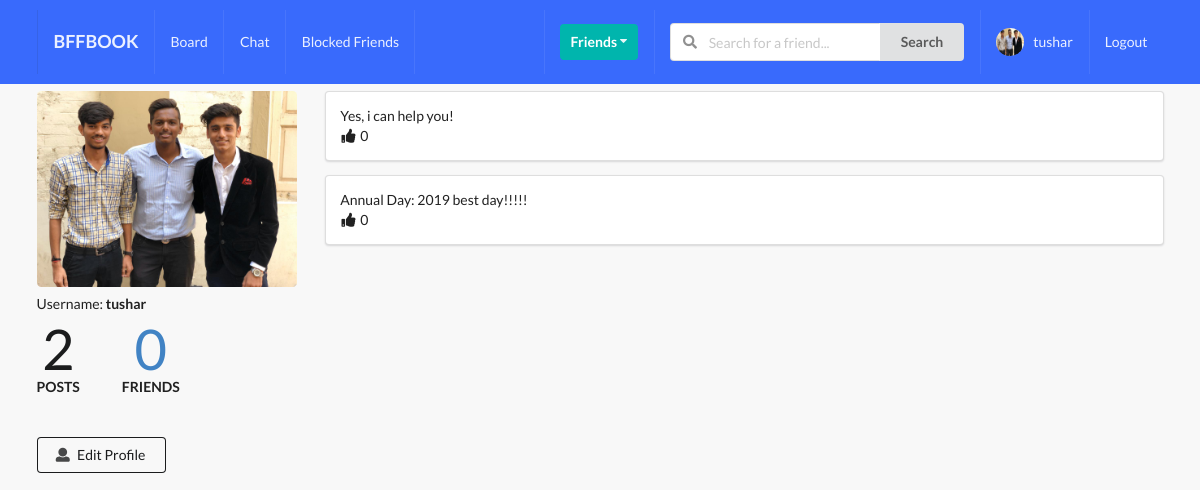
The page /profile/tushar/ (signed in) on the database its author committed.
### profiles/models.py (models this page shows, shortened)
class Profile(models.Model):
	first_name = models.CharField(max_length = 200, blank=True)
	last_name = models.CharField(max_length = 200, blank=True)
	user = models.OneToOneField(User, on_delete=models.CASCADE)
	bio = models.TextField(max_length = 300, default="No Bio..")
	email = models.EmailField()
	coutry = models.CharField(max_length = 200, blank=True)
	avtar = models.ImageField(default = 'avtar/avtar.jpg', upload_to='avtar/')
	friends = models.ManyToManyField(User, blank=True, related_name='friends')
	blocked_users = models.ManyToManyField(User, blank=True, related_name='blocked_users')
	slug = models.SlugField(unique = True, blank=True)
	updated = models.DateTimeField(auto_now = True)
	created = models.DateTimeField(auto_now_add = True)
	objects = ProfileManager()
	def get_friend_no(self):
		return self.friends.all().count()
	def get_posts_no(self):
		print(self.post_set.all())
		return self.post_set.all().count()
	def get_posts(self):
		return self.post_set.all()
	__initial_first_name = None
	__initial_last_name = None
	def __init__(self, *args, **kwargs):
		super().__init__(*args, **kwargs)
		self.__initial_first_name = self.first_name
		self.__initial_last_name = self.last_name

### post/models.py (models this page shows, shortened)
class Post(models.Model):
	content = models.TextField()
	image = models.ImageField(blank=True, validators = [FileExtensionValidator(['jpg', 'png', 'jpeg'])], upload_to='posts/')
	liked = models.ManyToManyField(Profile, blank=True, related_name="likes")
	updated = models.DateTimeField(auto_now=True)
	created = models.DateTimeField(auto_now_add=True)
	author = models.ForeignKey(Profile, on_delete=models.CASCADE)
	def __str__(self):
		return str(self.content[:20])
	def get_likes_no(self):
		return self.liked.all().count()
	class Meta:
		ordering = ('-created',)

### profiles/views.py (the view)
# urls.py: path('<slug>/', ProfileDetailView.as_view(), name='profile-detail-view'),
class ProfileDetailView(LoginRequiredMixin, DetailView):
	model = Profile
	template_name = 'profiles/detail.html'
	def get_object(self, slug = None):
		slug = self.kwargs.get('slug')
		profile = Profile.objects.get(slug = slug)
		return profile
	def get_context_data(self, **kwargs):
		context = super().get_context_data(**kwargs)
		slug = self.kwargs.get('slug')
		user = User.objects.get(username__iexact=self.request.user)
		profile = Profile.objects.get(user = user)
		blocked = profile.blocked_users.all()
		print("block users", blocked)
		if profile.slug == slug:
			myprof = True
		else:
			myprof = False
		print("myprof", myprof)
		rel_r = Relationship.objects.filter(sender = profile)
		rel_s = Relationship.objects.filter(receiver = profile)
		rel_sender = []
		rel_receiver = []
		for item in rel_r:
			rel_receiver.append(item.receiver.user)
		for item in rel_s:
			rel_sender.append(item.sender.user)
		context["rel_receiver"] = rel_receiver
		context["rel_sender"] = rel_sender
		context["myprof"] = myprof
		context["blocked"] = blocked
		context['posts'] = self.get_object().get_posts()
		context['length'] = True if len(self.get_object().get_posts()) > 0 else False
		return context

### profiles/context_processor.py (called while the page is built)
def profile_pic(request):
	if request.user.is_authenticated:
		profile = Profile.objects.get(user = request.user)
		picture = profile.avtar
		return {'picture': picture}
	return {}

def get_counter(request):
	if request.user.is_authenticated:
		profile = Profile.objects.get(user = request.user)
		count = Relationship.objects.get_invitation(profile).count()
		return {'count': count}
	return {}

### profiles/models.py (called while the page is built)
	def get_invitation(self, receiver):
		obj = Relationship.objects.filter(status = 'send', receiver=receiver)
		return obj

### profiles/templates/profiles/detail.html (shortened to what this page needs)
{% extends 'base.html' %}
{% block content %}
<div class="ui grid">
	<br>
	<div class="row">
		<div class="four wide column">
			<img src="{{object.avtar.url}}" class="ui medium rounded image" style="margin-bottom: 7px;">
			 Username: <b>{{object.user}}</b>
			 <div class="row mt-5">
                    <div class="ui statistics">
                        <div class="statistic">
                            <div class="value">
                              {{object.get_posts_no}}
                            </div>
                            <div class="label">
                              Posts
                            </div>
                          </div>
                          <div class="statistic">
                            <div class="value">
                             <a href="{% url 'profiles:followers' object.pk %}">{{object.get_friend_no}}</a>
                            </div>
                            <div class="label">
                              Friends
                            </div>
                          </div>
                        </div>
                        <br>
                        <br>
                </div>
				{% if myprof %}
					<a href="{% url 'profiles:my-profile' %}"><button class="ui secondary basic button"><i class="user icon"></i>Edit Profile</button></a>
				{% elif request.user in object.blocked_users.all %}
				<h2> You're blocked from following {{object.user}}
		         {% endif %}
	</div>
		<div class="twelve wide column">
			{% if object.user in blocked %}
			<h2> You've blocked {{object.user}}, You can't see their posts.
			<center>{% elif request.user in object.blocked_users.all %}</center>
			<h2> You can't see {{object.user}}'s posts, they have blocked you! </h2>
			{% else %}
							{% if length %}
							{% for post in posts %}
								<div class="ui segment fluid">
									{{post.content}}<br>
									<i class="thumbs up icon"></i>{{post.get_likes_no}}
								</div>
							{% endfor %}
							{% endif %}
				{% endif %}
		</div>
	</div>
</div>
{% endblock content %}

### templates/main/navbar.html (shortened to what this page needs)
{% url 'posts:posts-home' as path_to_posts %}
{% url 'home-view' as path_to_home %}
{% url 'profiles:my-profile' as path_to_myprofile %}
{% url 'chat:chat-home' as path_to_chat %}
{% url 'profiles:block-friends' as path_to_block %}
<div class="ui inverted menu nav mb-7">
  <div class="ui container">
    <a href="{{path_to_posts}}" class="{% if request.path == path_to_home %}active{% endif %} item">
        <h3>BFFBOOK</h3>
    </a>
    {% if request.user.is_authenticated %}
    <a href="{{path_to_posts}}" class="{% if request.path == path_to_posts %}active{% endif %} item">
        Board
    </a>
    <a href="{{path_to_chat}}" class="{% if request.path == path_to_chat %}active{% endif %} item">
        Chat
    </a>
    <a href="{{path_to_block}}" class="{% if request.path == path_to_block %}active{% endif %} item">
        Blocked Friends
    </a>
    {% endif %}
    <div class="right menu">
        {% if request.user.is_authenticated %}
        <div class="item">
            <div class="ui floating dropdown icon button teal"> Friends
                <i class="dropdown icon"></i>
             </div>
        </div>
             <div class="item">
              <form action="{% url 'profiles:search' %}" method="GET">
                <div class="ui action left icon input">
                <input class="prompt" type="text" name='q' placeholder="Search for a friend...">
                <button type='submit' class="ui button">Search</button>
                </div>
            </form>
            </div>
            <a href="{{path_to_myprofile}}" class="{% if request.path == path_to_myprofile %}active{% endif %} item">
                <img class="ui avatar image" src="{{picture.url}}"> &nbsp;
                 {{ request.user }}
            </a>
            <a href="{% url 'account_logout' %}" class="ui item">
                Logout
            </a>
        {% else %}
        <a href="{% url 'account_login' %}" class="ui item">
                Login
            </a>
        {% endif %}
    </div>
  </div>
</div>

### static/style.css (style rules this page uses)
body { background: #F8F8F8 !important; }
.nav { border-radius: 0px !important; padding: 10px 0 10px 0 !important; background-color: #396afc !important; }
.mb-7 { margin-bottom: 7px !important; }
.mt-5 { margin-top: 7px !important; }

### rows shown on the page
Profile: avtar (picture), user "tushar", get_posts_no "2", get_friend_no "0"
Post: content "Yes, i can help you!", get_likes_no "0"
Post: content "Annual Day: 2019 best day!!!!!", get_likes_no "0"

### other values the page prints
{{ request.user }} "tushar"
